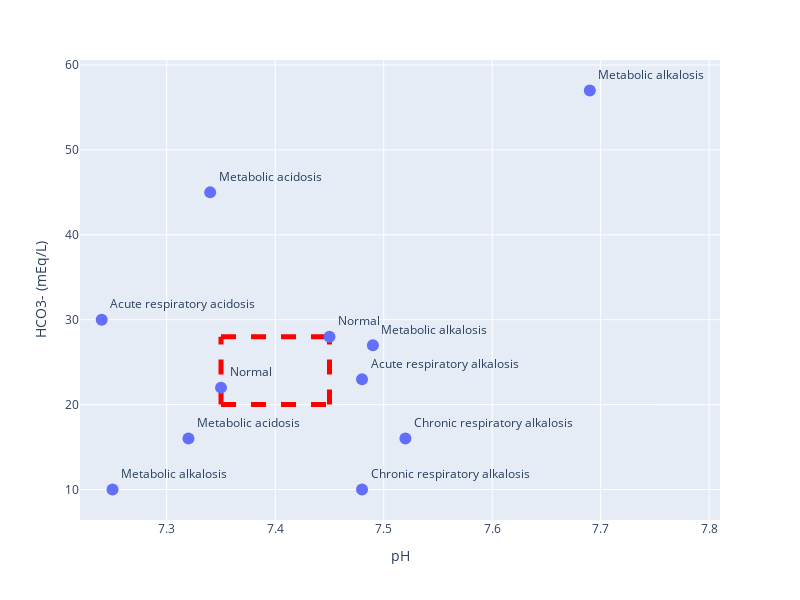

Notebook source saved alongside this figure:
### Markdown cell above
Normal pH Range = 7.35-7.45
Normal pCO2 =35-45 mmHg
Normal [HCO3-] = 22-28 mEq/L

### Code cell
fig = px.scatter(df, x='pH', y='HCO3- (mEq/L)', text='Condition', width=800, height=600)
fig.update_traces(
    marker=dict(size=12),
    textposition='top right'
)
fig.add_traces(
    [go.Scatter(x=normal_x, y=2*[i], mode='lines', line=dict(color='red', width=5, dash='dash')) for i in normal_y] +
    [go.Scatter(x=2*[i], y=normal_y, mode='lines', line=dict(color='red', width=5, dash='dash')) for i in normal_x]
)
fig.update_layout(
    showlegend=False
)
fig.update_xaxes(
    range=[7.22, 7.81]
)
fig.data = fig.data[::-1]  # Reverse order of data for z-axis
fig.show()

### Figure 1 — Plotly figure (JSON) as saved in the notebook; plotly's stock layout.template omitted (floating-point values rounded to 4 significant figures)
{"data": [{"line": {"color": "red", "dash": "dash", "width": 5}, "mode": "lines", "type": "scatter", "x": [7.45, 7.45], "y": [20, 28]}, {"line": {"color": "red", "dash": "dash", "width": 5}, "mode": "lines", "type": "scatter", "x": [7.35, 7.35], "y": [20, 28]}, {"line": {"color": "red", "dash": "dash", "width": 5}, "mode": "lines", "type": "scatter", "x": [7.35, 7.45], "y": [28, 28]}, {"line": {"color": "red", "dash": "dash", "width": 5}, "mode": "lines", "type": "scatter", "x": [7.35, 7.45], "y": [20, 20]}, {"hovertemplate": "pH=%{x}<br>HCO3- (mEq/L)=%{y}<br>Condition=%{text}<extra></extra>", "legendgroup": "", "marker": {"color": "#636efa", "size": 12, "symbol": "circle"}, "mode": "markers+text", "name": "", "orientation": "v", "showlegend": false, "text": ["Normal", "Normal", "Metabolic alkalosis", "Metabolic alkalosis", "Chronic respiratory alkalosis", "Metabolic alkalosis", "Chronic respiratory alkalosis", "Acute respiratory alkalosis", "Metabolic acidosis", "Acute respiratory acidosis", "Metabolic acidosis"], "textposition": "top right", "type": "scatter", "x": [7.35, 7.45, 7.49, 7.69, 7.52, 7.25, 7.48, 7.48, 7.32, 7.24, 7.34], "xaxis": "x", "y": [22, 28, 27, 57, 16, 10, 10, 23, 16, 30, 45], "yaxis": "y"}], "layout": {"height": 600, "legend": {"tracegroupgap": 0}, "margin": {"t": 60}, "showlegend": false, "width": 800, "xaxis": {"anchor": "y", "domain": [0, 1], "range": [7.22, 7.81], "title": {"text": "pH"}}, "yaxis": {"anchor": "x", "domain": [0, 1], "title": {"text": "HCO3- (mEq/L)"}}}}
